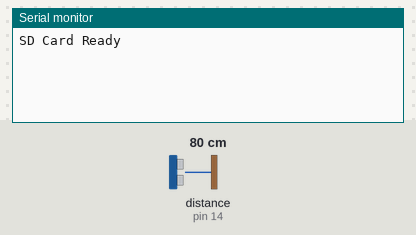
This sketch was run on a simulated Arduino Uno, built with avr-gcc and run on an emulated ATmega328P. Shown: the last lines printed to the serial monitor. Wiring (inferred from the names in the program): ultrasonic range finder: trigger pin 12; echo pin 14. The test bench sets the inputs (shaded band); at power-on: distance to the obstacle (sensor on pin 14) 80 cm. The echo pulse lasts 58.3 µs per cm; storage starts empty.

Above: at 2.2 s.
2.3 s: distance to the obstacle (sensor on pin 14) set to 9 cm
At 4.2 s:
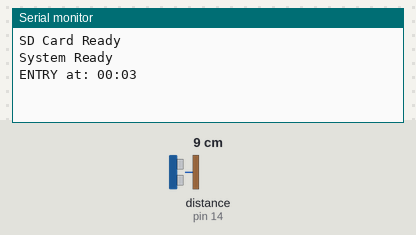
4.5 s: distance to the obstacle (sensor on pin 14) set to 2 cm
At 6.2 s:
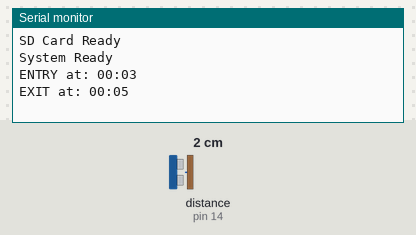

The sketch:

27_UltrasonicSd.ino
```cpp
#include <SPI.h>
#include <SD.h>

#define CS 5
#define TRIG 12
#define ECHO 14

bool objectPresent = false;
unsigned long lastChangeTime = 0;
const int debounceDelay = 2000;

int entryCount = 0;
bool systemReady = false;

File logFile;

// ---------- SENSOR ----------

float getDistance() {
  digitalWrite(TRIG, LOW);
  delayMicroseconds(2);

  digitalWrite(TRIG, HIGH);
  delayMicroseconds(10);
  digitalWrite(TRIG, LOW);

  long duration = pulseIn(ECHO, HIGH, 30000);
  return duration * 0.034 / 2;
}

float getStableDistance() {
  float sum = 0;
  for (int i = 0; i < 5; i++) {
    sum += getDistance();
    delay(5);
  }
  return sum / 5.0;
}

// ---------- TIME ----------

String getTime() {
  unsigned long sec = millis() / 1000;
  int min = sec / 60;
  int s = sec % 60;

  char buf[10];
  sprintf(buf, "%02d:%02d", min, s);
  return String(buf);
}

// ---------- LOG FUNCTIONS ----------

void writeLog(String msg) {
  logFile = SD.open("/log.txt", FILE_APPEND);
  if (logFile) {
    logFile.println(msg);
    logFile.close();
  } else {
    Serial.println("Error opening file!");
  }
}

void readLogs() {
  logFile = SD.open("/log.txt");
  if (logFile) {
    Serial.println("\n==== SD LOG ====");
    while (logFile.available()) {
      Serial.write(logFile.read());
    }
    logFile.close();
    Serial.println("\n==== END ====");
  } else {
    Serial.println("Error reading file!");
  }
}

// ---------- SETUP ----------

void setup() {
  Serial.begin(115200);
  delay(1000);

  pinMode(TRIG, OUTPUT);
  pinMode(ECHO, INPUT);

  if (!SD.begin(CS)) {
    Serial.println("SD Card Failed!");
    while (1);
  }

  Serial.println("SD Card Ready");
}

// ---------- LOOP ----------

void loop() {
  unsigned long now = millis();

  if (!systemReady) {
    if (now > 3000) {
      systemReady = true;
      Serial.println("System Ready");
    }
    return;
  }

  float d = getStableDistance();
  bool inRange = (d > 5 && d < 30);

  // ENTRY
  if (inRange && !objectPresent && (now - lastChangeTime > debounceDelay)) {
    objectPresent = true;
    lastChangeTime = now;
    entryCount++;

    String msg = "ENTRY at: " + getTime();
    Serial.println(msg);
    writeLog(msg);

    if (entryCount >= 10) {
      readLogs();
      entryCount = 0;
    }
  }

  // EXIT
  else if (!inRange && objectPresent && (now - lastChangeTime > debounceDelay)) {
    objectPresent = false;
    lastChangeTime = now;

    String msg = "EXIT at: " + getTime();
    Serial.println(msg);
    writeLog(msg);
  }

  delay(1000);
}
```

Measured:
- after the input at 2.3 s, the serial monitor: prints a new line after 0.73 s (image 1)
- after the input at 4.5 s, the serial monitor: prints a new line after 0.60 s (image 2)
